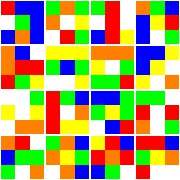
#> input picture rubik_ga/images/1.jpg, 180 x 180 px
$ python -i image_utils.py   (imports and definitions only)
#> lines starting #> are read from the running program, lines starting #| are printed output that depends on the picture
#> further down, picture is the input picture: shape (180, 180, 3); mean B, G, R 104.9, 161.6, 168.9
import cv2
import numpy as np

# Carrega a imagem a partir de um path
# [7 lines left out: function load_image, not called in this run]

# Apenas para ajustar os valores de luminância da imagem
def equalize_image(image, alpha=1.5, beta=30):
#> called with alpha = 1.5, beta = 30
    adjusted_image = cv2.convertScaleAbs(image, alpha=alpha, beta=beta)
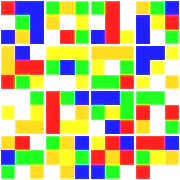
#> adjusted_image: shape (180, 180, 3); mean B, G, R 134.8, 187.5, 187.2

    img_yuv = cv2.cvtColor(adjusted_image, cv2.COLOR_BGR2YUV)
#> img_yuv: shape (180, 180, 3); mean of channels 0, 1, 2 181.4, 105.1, 132.1

    # Equaliza o histograma do canal Y
    img_yuv[:,:,0] = cv2.equalizeHist(img_yuv[:,:,0])
#> img_yuv: shape (180, 180, 3); mean of channels 0, 1, 2 136.7, 105.1, 132.1

    # Convert back to BGR
    img_output = cv2.cvtColor(img_yuv, cv2.COLOR_YUV2BGR)
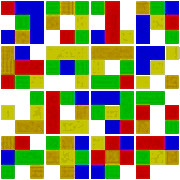
#> img_output: shape (180, 180, 3); mean B, G, R 104.3, 145.7, 147.7
    return img_output

# Retorna os tons de cinza da imagem em um array size//cube_size x size//cube_size
# [138 lines left out: functions image_to_gray_pixels, gray_image_to_cubes, corresponding_color, corresponding_gray, image_gray_to_image_cubes_color, cubemap_to_image and 2 more, not called in this run]


# Retorna a imagem pixelada em tamanho size x size
def resize_pixeled(image, size):
    return cv2.resize(image, (size, size), interpolation=cv2.INTER_AREA)

# Coloca a imagem e um arquivo
def save_image(image, path):
    image_hsv = cv2.cvtColor(image, cv2.COLOR_BGR2RGB)
    cv2.imwrite(path, image_hsv)

# Para mostrar a imagem no jupyter!
from PIL import Image
from IPython.display import display

def display_image(image):
    display(Image.fromarray(image))

>>> import cv2
>>> picture = cv2.imread('images/1.jpg')
>>> result = equalize_image(picture)

$ run again, on rubik_ga/images/Nicolas_Cage_Deauville_2013.jpg
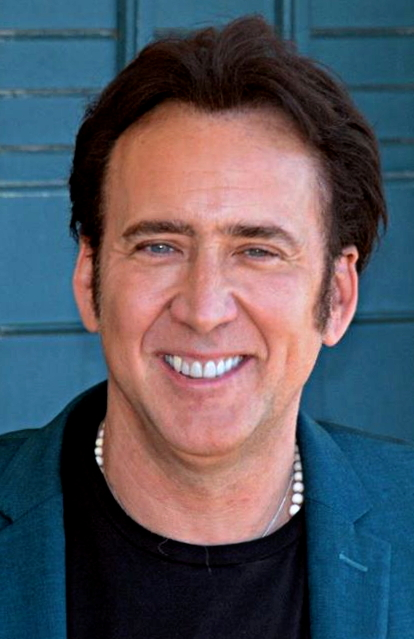
#> input picture rubik_ga/images/Nicolas_Cage_Deauville_2013.jpg, 414 x 639 px
#> picture is the input picture: shape (639, 414, 3); mean B, G, R 96.2, 86.4, 85.9
#> in equalize_image, `adjusted_image = cv2.convertScaleAbs(image, alpha=alpha, beta=beta)`:
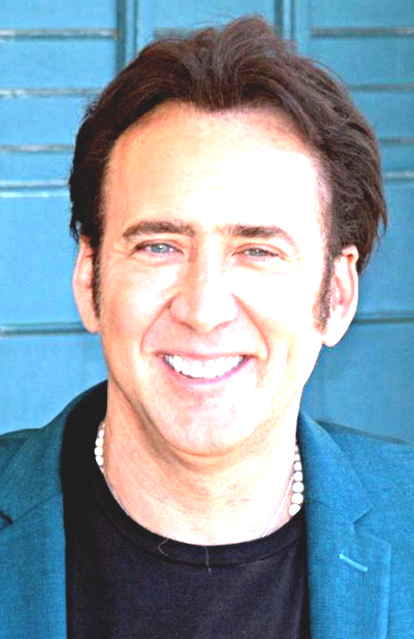
#> adjusted_image: shape (639, 414, 3); mean B, G, R 170.9, 156.2, 135.5
#> in equalize_image, `img_output = cv2.cvtColor(img_yuv, cv2.COLOR_YUV2BGR)`:
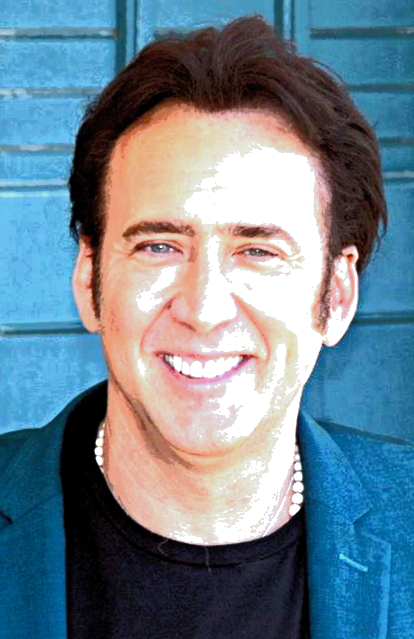
#> img_output: shape (639, 414, 3); mean B, G, R 145.5, 130.8, 110.2
